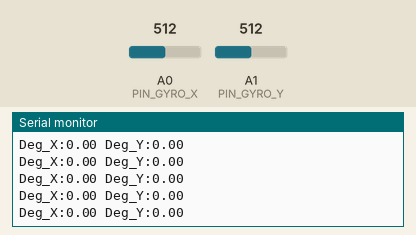
This sketch was run on a simulated Arduino Uno, built with avr-gcc and run on an emulated ATmega328P. On the bench: the last lines printed to the serial monitor. Inputs (shaded band) come from the test bench; at power-on: A0 (PIN_GYRO_X) = 512, A1 (PIN_GYRO_Y) = 512.

Above: at 1.4 s.
1.5 s: A0 (PIN_GYRO_X) set to 523
At 2.3 s:
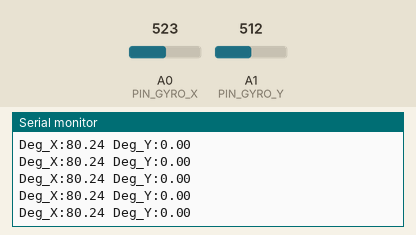
4.5 s: A1 (PIN_GYRO_Y) set to 716
At 5.5 s:
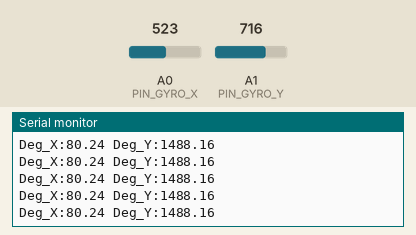

The sketch:

gyro.ino
```cpp
//ジャイロセンサーの値を取得してみる
const int PIN_GYRO_X = A0;  //G1
const int PIN_GYRO_Y = A1;  //G2

float gyroX_mean, gyroY_mean;  //センサー静止時の入力値

float Gyro_GetAngularVelocity(int inputData, float mean);

void setup() {
  // put your setup code here, to run once:
  Serial.begin(115200);
  pinMode(PIN_GYRO_X, INPUT);
  pinMode(PIN_GYRO_Y, INPUT);

  //平均値をセンサー静止時の入力値とする
  gyroX_mean = 0;
  gyroY_mean = 0;
  for (int i = 0; i < 1024; ++i) {
    gyroX_mean += analogRead(PIN_GYRO_X);
    gyroY_mean += analogRead(PIN_GYRO_Y);
  }
  gyroX_mean /= 1024.;
  gyroY_mean /= 1024.;

  Serial.print("gyroX_mean:");
  Serial.print(gyroX_mean);

  Serial.print(" gyroY_mean:");
  Serial.print(gyroY_mean);


}

void loop() {
  // put your main code here, to run repeatedly:

  float x = analogRead(PIN_GYRO_X);
  float deg_x = Gyro_GetAngularVelocity(x,gyroX_mean);

  float y = analogRead(PIN_GYRO_Y);
  float deg_y = Gyro_GetAngularVelocity(y,gyroY_mean);

  #if true
  Serial.print("Deg_X:");
  Serial.print(deg_x);

  Serial.print(" Deg_Y:");
  Serial.print(deg_y);

  Serial.println("");
#endif
  delay(1);


}
//ジャイロセンサーから角速度を取得する
//http://arduinopid.web.fc2.com/c5.html
float Gyro_GetAngularVelocity(int inputData, float mean){
  float v;  //電圧値(V)
  float v_mean; //静止時の電圧値(V)
  float deg;

  v = (float)inputData / (1024-1) * 5;
  v_mean = mean / (1024-1) * 5;
  deg = (v - v_mean) / 0.00067;

  return deg;
}
```

Measured:
- after the input at 1.5 s, the serial monitor: prints a new line at once (image 1)
- after the input at 4.5 s, the serial monitor: prints a new line at once (image 2)
